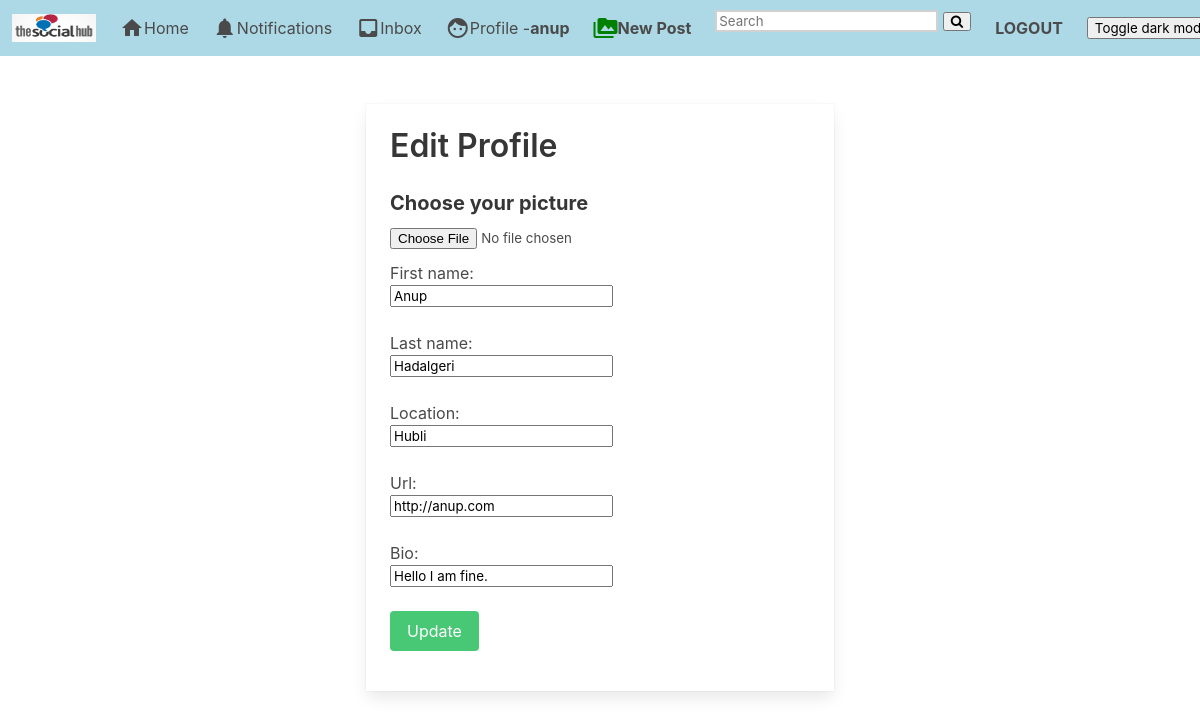
The app's page /profile/edit (signed in) with its own data.
### authy/models.py (models this page shows, shortened)
class Profile(models.Model):
	user = models.OneToOneField(User, on_delete=models.CASCADE, related_name='profile')
	first_name = models.CharField(max_length=50, null=True, blank=True)
	last_name = models.CharField(max_length=50, null=True, blank=True)
	location = models.CharField(max_length=50, null=True, blank=True)
	url = models.CharField(max_length=80, null=True, blank=True)
	profile_info = models.TextField(max_length=150, null=True, blank=True)
	created = models.DateField(auto_now_add=True)
	favorites = models.ManyToManyField(Post)
	picture = models.ImageField(upload_to=user_directory_path, blank=True, null=True, verbose_name='Picture')

### authy/views.py (the view)
# urls.py: path('profile/edit', EditProfile, name='edit-profile'),
@login_required
def EditProfile(request):
	user = request.user.id
	profile = Profile.objects.get(user__id=user)
	print(profile.first_name)
	BASE_WIDTH = 400
	if request.method == 'POST':
		form = EditProfileForm(request.POST, request.FILES)
		if form.is_valid():
			profile.picture = form.cleaned_data.get('picture')
			profile.first_name = form.cleaned_data.get('first_name')
			profile.last_name = form.cleaned_data.get('last_name')
			profile.location = form.cleaned_data.get('location')
			profile.url = form.cleaned_data.get('url')
			profile.profile_info = form.cleaned_data.get('profile_info')
			profile.save()
			return redirect('index')
	else:
		form = EditProfileForm()
	context = {
		'form':form,
		'profile':profile
	}
	return render(request, 'edit_profile.html', context)

### authy/forms.py
class EditProfileForm(forms.ModelForm):
	picture = forms.ImageField(required=False)
	first_name = forms.CharField(widget=forms.TextInput(), max_length=50, required=False)
	last_name = forms.CharField(widget=forms.TextInput(), max_length=50, required=False)
	location = forms.CharField(widget=forms.TextInput(), max_length=25, required=False)
	url = forms.URLField(widget=forms.TextInput(), max_length=60, required=False)
	profile_info = forms.CharField(widget=forms.TextInput(), max_length=260, required=False)
	class Meta:
		model = Profile
		fields = ('picture', 'first_name', 'last_name', 'location', 'url', 'profile_info')

### direct/views.py (called while the page is built)
def checkDirects(request):
	directs_count = 0
	if request.user.is_authenticated:
		directs_count = Message.objects.filter(user=request.user, is_read=False).count()
	return {'directs_count':directs_count}

### notifications/views.py (called while the page is built)
def CountNotifications(request):
	count_notifications = 0
	if request.user.is_authenticated:
		count_notifications = Notification.objects.filter(user=request.user, is_seen=False).count()
	return {'count_notifications':count_notifications}

### social_book/templates/edit_profile.html (shortened to what this page needs)
{% extends 'base.html' %}
{% load static %}
{% block content %}
<div class="columns is-mobile">
  <div class="column is-half is-offset-one-quarter">
    <div class="card">
    <div class="card-content">
    <form method="post" enctype="multipart/form-data" action="" role="form">
    <h3 class="title is-3">Edit Profile</h3>
          <div class="field">
              <label class="label is-medium" >Choose your picture</label>
              <div class="file is-boxed">
                {{ form.picture }}
              </div>
          </div>
          <label for="id_first_name">First name:</label><br>
          <input type="text" value="{{  profile.first_name }}" name="first_name" id="id_first_name" class="blabla" maxlength="30" >
          <br><br>
          <label for="id_first_name">Last name:</label><br>
          <input type="text" value="{{  profile.last_name }}" name="last_name" id="id_last_name" class="blabla" maxlength="30" >
          <br><br>
          <label for="id_first_name"> Location:</label><br>
          <input type="text" value="{{  profile.location }}" name="location" id="location" class="blabla" maxlength="30" >
          <br><br>
          <label for="id_first_name">Url:</label><br>
          <input type="text" value="{{  profile.url }}" name="url" id="url" class="blabla" maxlength="30" >
          <br><br>
          <label for="id_first_name">Bio:</label><br>
          <input type="text" value="{{  profile.profile_info }}" name="profile_info" id="url" class="blabla" maxlength="30" >
          <br><br>
      <div class="field">
      <p class="control">
        <button type="submit" value="login" class="button is-success">
          Update
        </button>
      </p>
    </div>
    </form>
  </div>
</div>
  </div>
</div>
{% endblock %}

### social_book/templates/base.html (shortened to what this page needs)
{% load static %}
<!DOCTYPE html>
<html>
  <head>
    <link rel="stylesheet" href="https://cdnjs.cloudflare.com/ajax/libs/font-awesome/4.7.0/css/font-awesome.min.css">
    <link rel="stylesheet" href="{% static 'css/bulma.min.css' %}">
    <link rel="stylesheet" href="{% static 'css/style.css' %}">
  </head>
  <body >
  <nav style="background-color: lightblue; " class="navbar" role="navigation" aria-label="main navigation" >
  <div class="navbar-brand">
    <a class="navbar-item" href="">
      <img src="{% static 'img/as.jpeg' %}" width="84" height="64">
    </a>
  </div>
  <div id="navbarBasicExample" class="navbar-menu">
    <div class="navbar-start">
      <a href="{% url 'index' %}" class="navbar-item">
        <i class="material-icons">home</i>
        Home
      </a>
      <a href="{% url 'show-notifications' %}" class="navbar-item">
        <i class="material-icons">notifications</i>
        Notifications
      </a>
      <a href="{% url 'inbox' %}" class="navbar-item">
        <i class="material-icons">inbox</i>
        Inbox
      </a>
      <a href="{% url 'profile' request.user %}" class="navbar-item">
        <i class="material-icons">face</i>
        Profile - <strong>{{ request.user }}</strong>
      </a>
        <a href="{% url 'newpost' %}" class="navbar-item">
          <i style="color: green;" class="material-icons">perm_media</i>
          <strong>New Post</strong>
        </a>
        <div class="navbar-item">
          <form name="myform" method="GET" action="{% url 'search' %}">
            <input autocomplete="off" style=" border: 2px solid #d1d1d1;" type="text" name="search" placeholder="Search" >
            <button type="submit"><i class="fa fa-search"></i></button>
          </form>
        </div>
          <a href="{% url 'logout' %}" class="navbar-item">
            <strong>LOGOUT</strong>
          </a>
        <a  class="navbar-item">
          <button  onclick="myFunction()" >Toggle dark mode</button>
        </a>
    </div>
  </div>
</nav>
      <section class="section">
        <div class="container">
          {% block content %}
          {% endblock %}
        </div>
      </section>
  </body>
</html>

### social_book/static/css/style.css (style rules this page uses)
* { box-sizing:border-box }

### social_book/templates/base.html (style rules this page uses)
body { background-color: white; color: black; padding: 0; margin: 0; }

### records on screen
Profile: first_name "Anup", last_name "Hadalgeri", location "Hubli", url "http://anup.com", profile_info "Hello I am fine."

### other values on screen
{{ request.user }} "anup"
